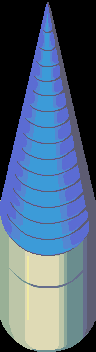

The image is a tile-based game level rendered from a .tmx file. Its description and source (layers, tilesets, objects; grid data summarised) follow:
An orthogonal 3x11 tile map with 32x32 px tiles, 1 tile layer (Tile Layer 1).

<map version="1.0" tiledversion="1.0.2" orientation="orthogonal" renderorder="right-down" width="3" height="11" tilewidth="32" tileheight="32" nextobjectid="1">
 <tileset firstgid="1" source="TiledSet3.tsx" />
 <layer name="Tile Layer 1" width="3" height="11">
  <data>[33 cells, 33 non-empty, 33 distinct tile ids]</data>
 </layer>
</map>
